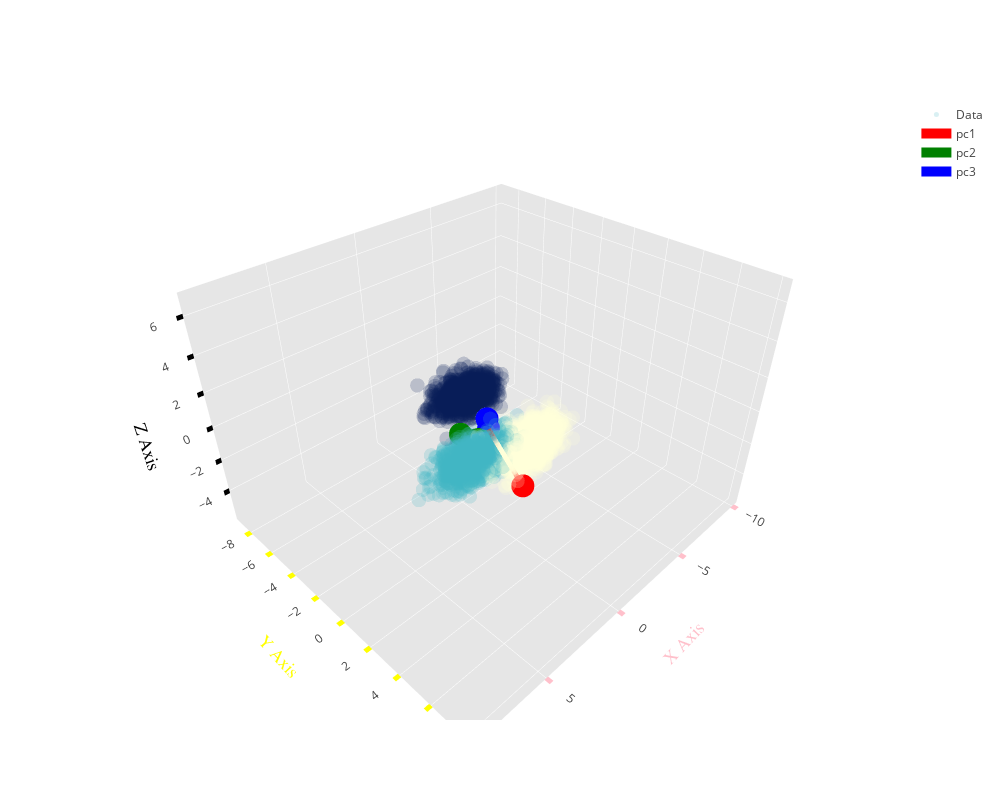

The cell this chart's notebook holds for it:
### Code cell
# create 3D Data and viz
data,label = datasets.make_blobs(n_samples=number_of_data,n_features=3,random_state=2)
skew_matrix_3d    = np.array([[1,1.2,1],[0.2,1,0.4],[0.1,0.8,1]])
data = data @ skew_matrix_3d.T
data = data - data.mean(0,keepdims=True)

# SVD 
og_U,og_S,og_V,og_ss = tf_pca_svd(data,mmax=data.max(),mmin=0.5)

# prepare and show
principle_vector1 = og_V[:,0]* og_ss[0]
principle_vector2 = og_V[:,1]* og_ss[1]
principle_vector3 = og_V[:,2]* og_ss[2]

trace  = go.Scatter3d(x =data[:,0],y =data[:,1],z =data[:,2],mode  ='markers',marker=dict(size=5.0,color=label, colorscale='YlGnBu', opacity=0.2),name='Data')
vector0= go.Scatter3d( x = [0,principle_vector1[0]],y = [0,principle_vector1[1]],z = [0,principle_vector1[2]],marker= dict(size  = 8 , color = "red"),  line  = dict(width = 10, color = "red"),name='pc1')
vector1= go.Scatter3d( x = [0,principle_vector2[0]],y = [0,principle_vector2[1]],z = [0,principle_vector2[2]],marker= dict(size  = 8 , color = "green"),line  = dict(width = 10, color = "green"),name='pc2')
vector2= go.Scatter3d( x = [0,principle_vector3[0]],y = [0,principle_vector3[1]],z = [0,principle_vector3[2]],marker= dict(size  = 8 , color = "blue"), line  = dict(width = 10, color = "blue"),name='pc3')

layout = go.Layout(
    width=1000,height=800,showlegend=True,autosize=False,
    scene=dict(
        xaxis=dict(
            gridcolor='rgb(255, 255, 255)',title='X Axis',titlefont=dict(family='Arial, sans-serif',size=18,color='pink'),
            zerolinecolor='rgb(255, 255, 255)',
            showbackground=True,autorange=True,showgrid=True,zeroline=False,showline=False,tickwidth=10,ticks='outside',tickcolor='pink',
            backgroundcolor='rgb(230, 230,230)'),
        yaxis=dict(
            gridcolor='rgb(255, 255, 255)',title='Y Axis',titlefont=dict(family='Arial, sans-serif',size=18,color='yellow'),
            zerolinecolor='rgb(255, 255, 255)',
            showbackground=True,autorange=True,showgrid=True,zeroline=False,showline=False,tickwidth=10,ticks='outside',tickcolor='yellow',
            backgroundcolor='rgb(230, 230,230)'),
        zaxis=dict(
            gridcolor='rgb(255, 255, 255)',title='Z Axis',titlefont=dict(family='Arial, sans-serif',size=18,color='black'),
            zerolinecolor='rgb(255, 255, 255)',
            showbackground=True,autorange=True,showgrid=True,zeroline=False,showline=False,tickwidth=10,ticks='outside',tickcolor='black',
            backgroundcolor='rgb(230, 230,230)')))
data_display   = [trace,vector0,vector1,vector2]
fig    = go.Figure(data=data_display,layout=layout)
iplot(fig)

### Figure 1 — Plotly figure (JSON) as saved in the notebook; plotly's stock layout.template omitted (floating-point values rounded to 4 significant figures; data arrays with more than 128 entries replaced by an {"elided": "..."} marker saying what was removed)
{"data": [{"marker": {"color": {"elided": "4000 int values"}, "colorscale": "YlGnBu", "opacity": 0.2, "size": 5}, "mode": "markers", "name": "Data", "type": "scatter3d", "uid": "37703035-e029-4c31-a2a6-39d43833f6ea", "x": {"elided": "4000 float values"}, "y": {"elided": "4000 float values"}, "z": {"elided": "4000 float values"}}, {"line": {"color": "red", "width": 10}, "marker": {"color": "red", "size": 8}, "name": "pc1", "type": "scatter3d", "uid": "54492687-a79a-4f7c-b881-6cbce001a07a", "x": [0, 4.717], "y": [0, 6.512], "z": [0, 3.315]}, {"line": {"color": "green", "width": 10}, "marker": {"color": "green", "size": 8}, "name": "pc2", "type": "scatter3d", "uid": "587d1911-e74b-466d-adef-4c96d71159eb", "x": [0, 1.132], "y": [0, -0.7576], "z": [0, -0.1218]}, {"line": {"color": "blue", "width": 10}, "marker": {"color": "blue", "size": 8}, "name": "pc3", "type": "scatter3d", "uid": "9846a5ad-8d0f-4c0f-9907-739016e971dc", "x": [0, -0.07223], "y": [0, -0.1819], "z": [0, 0.4601]}], "layout": {"autosize": false, "height": 800, "scene": {"xaxis": {"autorange": true, "backgroundcolor": "rgb(230, 230,230)", "gridcolor": "rgb(255, 255, 255)", "showbackground": true, "showgrid": true, "showline": false, "tickcolor": "pink", "ticks": "outside", "tickwidth": 10, "title": "X Axis", "titlefont": {"color": "pink", "family": "Arial, sans-serif", "size": 18}, "zeroline": false, "zerolinecolor": "rgb(255, 255, 255)"}, "yaxis": {"autorange": true, "backgroundcolor": "rgb(230, 230,230)", "gridcolor": "rgb(255, 255, 255)", "showbackground": true, "showgrid": true, "showline": false, "tickcolor": "yellow", "ticks": "outside", "tickwidth": 10, "title": "Y Axis", "titlefont": {"color": "yellow", "family": "Arial, sans-serif", "size": 18}, "zeroline": false, "zerolinecolor": "rgb(255, 255, 255)"}, "zaxis": {"autorange": true, "backgroundcolor": "rgb(230, 230,230)", "gridcolor": "rgb(255, 255, 255)", "showbackground": true, "showgrid": true, "showline": false, "tickcolor": "black", "ticks": "outside", "tickwidth": 10, "title": "Z Axis", "titlefont": {"color": "black", "family": "Arial, sans-serif", "size": 18}, "zeroline": false, "zerolinecolor": "rgb(255, 255, 255)"}}, "showlegend": true, "width": 1000}}
